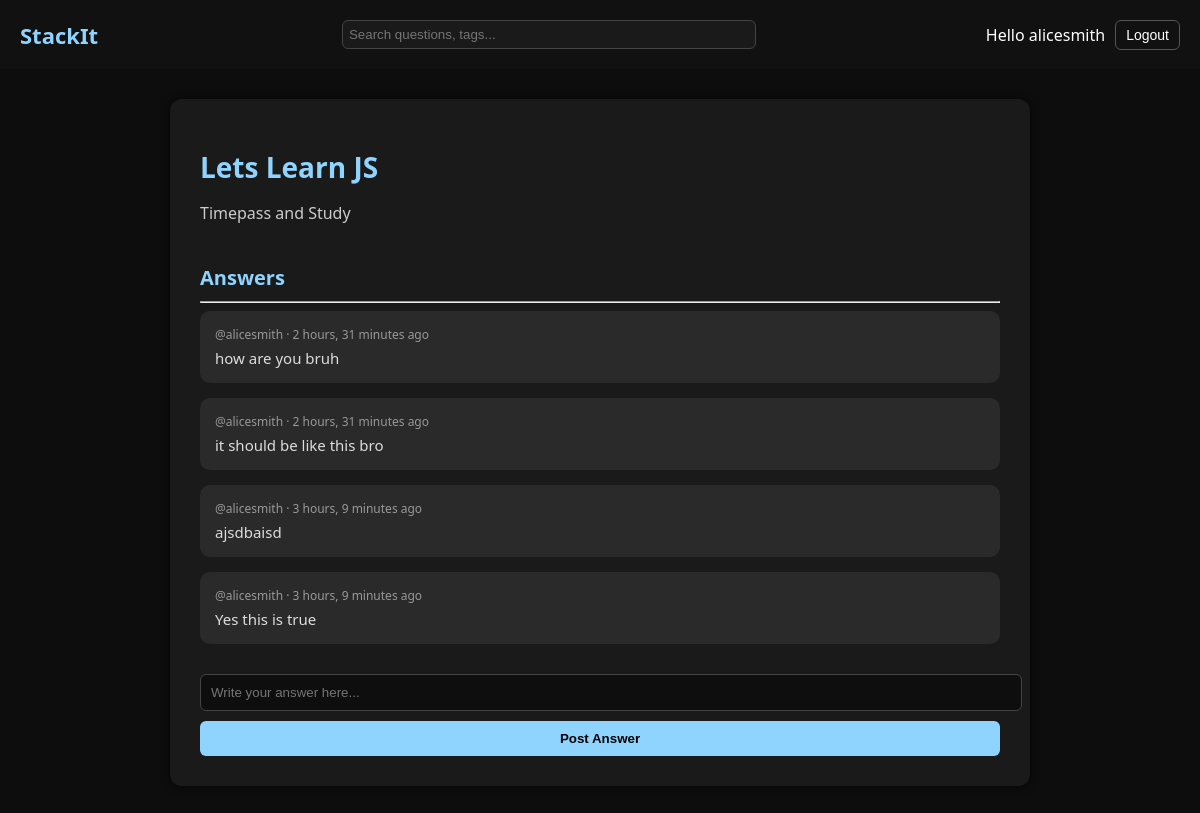
The app's page /room/1/ (signed in) with its own data.
### base/models.py (models this page shows, shortened)
class Room(models.Model):
    host = models.ForeignKey(User,on_delete=models.SET_NULL,null=True)
    topic = models.ForeignKey(Topic,on_delete=models.SET_NULL,null=True)
    name = models.CharField(max_length=200)
    description = models.TextField(null=True, blank=True)
    updated = models.DateTimeField(auto_now=True)
    created = models.DateTimeField(auto_now_add=True)
    class Meta:
        ordering = ['-updated','-created']

class Message(models.Model):
    user = models.ForeignKey(User, on_delete=models.CASCADE)
    room = models.ForeignKey(Room, on_delete=models.CASCADE)
    body = models.TextField()
    updated = models.DateTimeField(auto_now=True)
    created = models.DateTimeField(auto_now_add=True)

### base/views.py (the view, shortened to what this page needs)
# urls.py: path('room/<str:pk>/',views.room, name = 'room'),
def room(request, pk):
    room = Room.objects.get(id=pk)
    room_messages = room.message_set.all().order_by('-created')
    context = {
        "room": room,
        "room_messages": room_messages  # ✅ this must match the template
    }
    return render(request, 'base/room.html', context)

### base/templates/base/room.html (shortened to what this page needs)
{% extends 'main.html' %}
{% block content %}
<div class="room-container">
  <h1 class="room-title">{{ room.name }}</h1>
  <p class="room-description">{{ room.description }}</p>
  <div class="comment-wrapper">
    <h3>Answers</h3>
    <hr>
    {% if room_messages %}
      {% for message in room_messages %}
        <div class="comment">
          <small>@{{ message.user }} &middot; {{ message.created|timesince }} ago</small>
          <p>{{ message.body }}</p>
        </div>
      {% endfor %}
    {% else %}
      <p>No answers yet. Be the first to respond!</p>
    {% endif %}
  </div>
  {% if request.user.is_authenticated %}
    <div class="answer-form">
      <form method="POST" action="">
        <input type="text" name="body" placeholder="Write your answer here..." required>
        <input type="submit" value="Post Answer">
      </form>
    </div>
  {% else %}
    <p><a href="{% url 'login' %}">Log in</a> to post an answer.</p>
  {% endif %}
</div>
{% endblock %}

### templates/navbar.html (shortened to what this page needs)
<div class="navbar">
  <a class="navbar-logo" href="/">StackIt</a>
  <form class="navbar-form" method="GET" action="{% url 'home' %}">
    <input type="text" name="q" placeholder="Search questions, tags...">
  </form>
  <div class="navbar-buttons">
    {% if request.user.is_authenticated %}
      <span>Hello {{ request.user }}</span>
      <form method="POST" action="{% url 'logout' %}">
        <button type="submit">Logout</button>
      </form>
    {% else %}
      <a href="{% url 'login' %}">Login</a>
    {% endif %}
  </div>
</div>

### templates/main.html (style rules this page uses)
body { margin: 0; font-family: "Segoe UI", Tahoma, Geneva, Verdana, sans-serif; background-color: #0d0d0d; color: #e0e0e0; }
a { color: #8fd3ff; text-decoration: none; }

### templates/navbar.html (style rules this page uses)
.navbar { display: flex; flex-wrap: wrap; justify-content: space-between; align-items: center; background-color: #111; padding: 10px 20px; color: white; }
.navbar-logo { font-size: 22px; font-weight: bold; color: #8fd3ff; text-decoration: none; }
.navbar-form { flex-grow: 1; max-width: 400px; margin: 10px; }
.navbar-form input { width: 100%; padding: 6px; background-color: #1a1a1a; border: 1px solid #444; border-radius: 6px; color: white; }
.navbar-buttons { display: flex; gap: 10px; align-items: center; }
.navbar-buttons a, .navbar-buttons form button { background-color: transparent; border: 1px solid #555; border-radius: 6px; padding: 6px 10px; color: white; text-decoration: none; font-size: 14px; cursor: pointer; }

### base/templates/base/room.html (style rules this page uses)
.room-container { max-width: 800px; margin: 30px auto; background-color: #1a1a1a; padding: 30px; border-radius: 12px; box-shadow: 0 0 10px rgba(0,0,0,0.6); color: #e0e0e0; }
.room-title { font-size: 28px; font-weight: bold; color: #8fd3ff; margin-bottom: 10px; }
.room-description { font-size: 16px; color: #ccc; margin-bottom: 25px; }
.comment-wrapper { margin-top: 40px; }
.comment-wrapper h3 { margin-bottom: 10px; color: #8fd3ff; font-size: 20px; }
.comment { background-color: #2a2a2a; padding: 15px; border-radius: 10px; margin-bottom: 15px; position: relative; }
.comment small { display: block; color: #999; font-size: 12px; margin-bottom: 5px; }
.comment p { color: #ddd; font-size: 15px; margin: 0; }
.answer-form { margin-top: 30px; }
.answer-form form { display: flex; flex-direction: column; gap: 10px; }
.answer-form input[type="text"] { padding: 10px; background-color: #0e0e0e; color: white; border: 1px solid #444; border-radius: 6px; width: 100%; }
.answer-form input[type="submit"] { background-color: #8fd3ff; color: #000; font-weight: bold; padding: 10px; border: none; border-radius: 6px; cursor: pointer; transition: background-color 0.3s; }

### records on screen
Room: name "Lets Learn JS", description "Timepass and Study"
Message: user "alicesmith", created "2 hours, 31 minutes", body "how are you bruh"
Message: user "alicesmith", created "2 hours, 31 minutes", body "it should be like this bro"
Message: user "alicesmith", created "3 hours, 9 minutes", body "ajsdbaisd"
Message: user "alicesmith", created "3 hours, 9 minutes", body "Yes this is true"

### other values on screen
{{ request.user }} "alicesmith"
